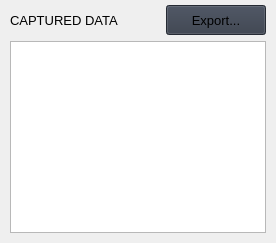
                     <widget class="QWidget" name="page_valvedata">
                      <layout class="QVBoxLayout" name="verticalLayout_10">
                       <property name="leftMargin">
                        <number>10</number>
                       </property>
                       <property name="topMargin">
                        <number>5</number>
                       </property>
                       <property name="rightMargin">
                        <number>10</number>
                       </property>
                       <property name="bottomMargin">
                        <number>10</number>
                       </property>
                       <item>
                        <layout class="QHBoxLayout" name="horizontalLayout_7">
                         <item>
                          <widget class="QLabel" name="labelBoxBlenderInstalation_2">
                           <property name="font">
                            <font>
                             <family>Segoe UI</family>
                             <pointsize>10</pointsize>
                             <italic>false</italic>
                             <bold>false</bold>
                            </font>
                           </property>
                           <property name="styleSheet">
                            <string notr="true"/>
                           </property>
                           <property name="text">
                            <string>CAPTURED DATA</string>
                           </property>
                          </widget>
                         </item>
                         <item>
                          <widget class="QPushButton" name="pb_export_table">
                           <property name="sizePolicy">
                            <sizepolicy hsizetype="Preferred" vsizetype="Preferred">
                             <horstretch>0</horstretch>
                             <verstretch>0</verstretch>
                            </sizepolicy>
                           </property>
                           <property name="minimumSize">
                            <size>
                             <width>75</width>
                             <height>30</height>
                            </size>
                           </property>
                           <property name="maximumSize">
                            <size>
                             <width>100</width>
                             <height>16777215</height>
                            </size>
                           </property>
                           <property name="font">
                            <font>
                             <family>Segoe UI</family>
                             <pointsize>10</pointsize>
                             <italic>false</italic>
                             <bold>false</bold>
                            </font>
                           </property>
                           <property name="cursor">
                            <cursorShape>PointingHandCursor</cursorShape>
                           </property>
                           <property name="styleSheet">
                            <string notr="true">background-color: rgb(52, 59, 72);</string>
                           </property>
                           <property name="text">
                            <string>Export...</string>
                           </property>
                           <property name="icon">
                            <iconset>
                             <normaloff>:/icons/images/icons/cil-save.png</normaloff>:/icons/images/icons/cil-save.png</iconset>
                           </property>
                          </widget>
                         </item>
                        </layout>
                       </item>
                       <item>
                        <widget class="QTableView" name="tableView"/>
                       </item>
                      </layout>
                     </widget>
